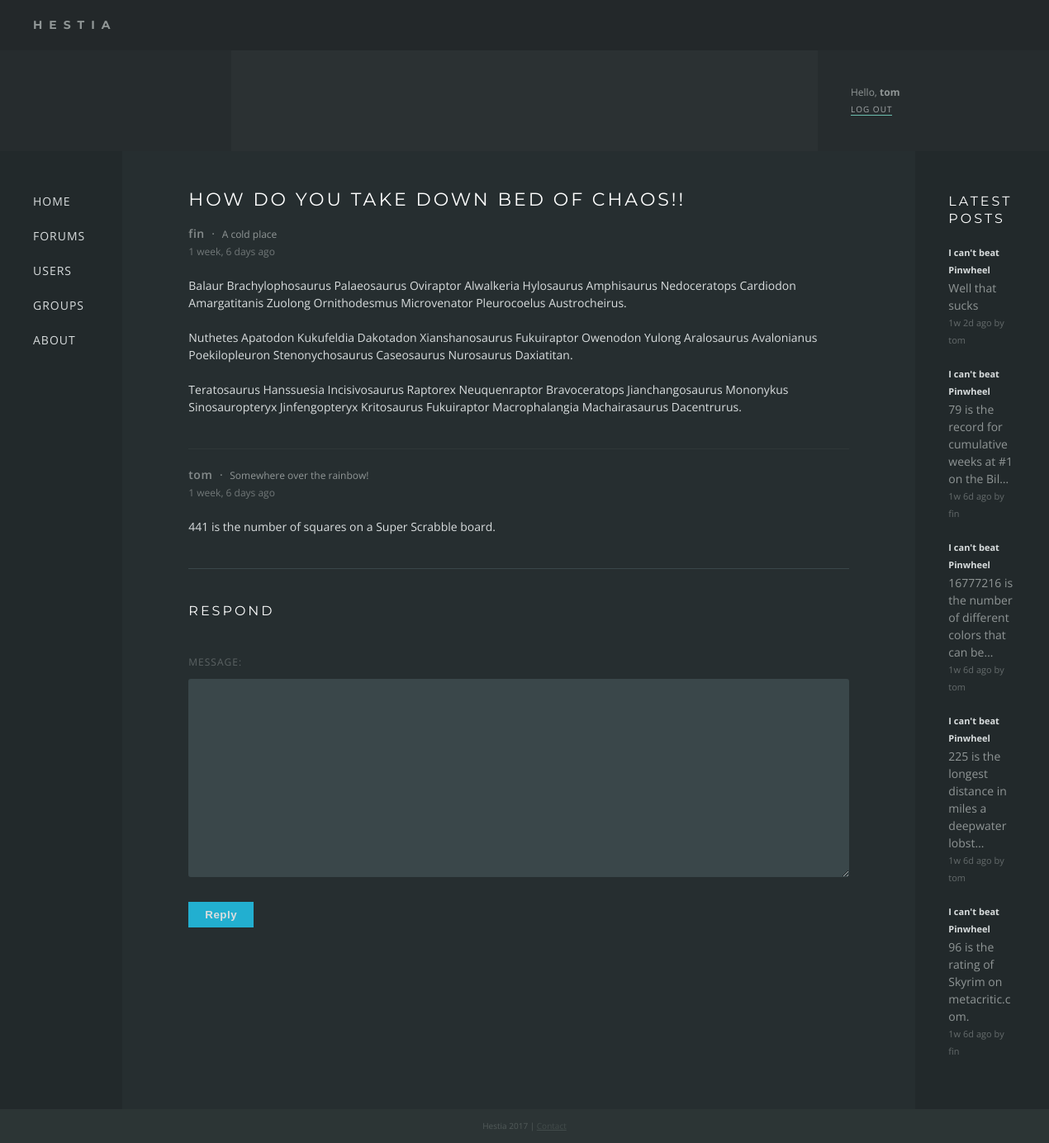
/forums/109/ (signed in), run on the app's committed database.
### forums/models.py (models this page shows, shortened)
class Thread(models.Model):
    title = models.CharField(max_length=200)
    message = models.CharField(max_length=200)
    posted = models.DateTimeField('date posted')
    poster = models.ForeignKey(settings.AUTH_USER_MODEL, null=True)
    def was_posted_recently(self):
        now = timezone.now()
        return now - datetime.timedelta(days=1) <= self.posted <= now
    was_posted_recently.posted  = True
    was_posted_recently.boolean = True
    was_posted_recently.short_description = 'Published recently?'

class Response(models.Model):
    thread = models.ForeignKey(Thread, on_delete=models.CASCADE)
    poster = models.ForeignKey(settings.AUTH_USER_MODEL)
    message = models.CharField(max_length=200)
    posted = models.DateTimeField('date posted')

### users/models.py (models this page shows, shortened)
class Profile(models.Model):
    user = models.OneToOneField(User)
    location = models.CharField(max_length=140, blank=True)
    description = models.CharField(max_length=255, blank=True)
    icon = models.ImageField(upload_to='static/icons', default='static/icons/aurora.png')

### forums/views.py (the view)
# urls.py: url(r'^(?P<thread_id>[0-9]+)/$', views.view, name='view'),
def view(request, thread_id):
    thread = get_object_or_404(Thread, pk=thread_id)
    responses_all = thread.response_set.all()
    paginator = Paginator(responses_all, 15)
    page = request.GET.get('page')
    try:
        responses = paginator.page(page)
    except PageNotAnInteger:
        if(page == 'last'):
            responses = paginator.page(paginator.num_pages)
        else:
            responses = paginator.page(1)
    except EmptyPage:
        responses = paginator.page(paginator.num_pages)
    form = ResponseForm()
    page_numbers = range(1, paginator.num_pages + 1)
    return render(request, 'forums/view.html', {'thread':thread, 'responses': responses, 'form': form, 'page_numbers': page_numbers})

### forums/forms.py
class ResponseForm(forms.Form):
    message = forms.CharField(min_length=10, widget=forms.Textarea(attrs={'class' : 'tinymce'}))

### forums/templates/forums/view.html (shortened to what this page needs)
{% extends "base.html" %}
{% block content %}
<div class="thread">
    <div class="first">
        <h1>{% block title %}{{ thread.title }}{% endblock %}</h1>
        <div class="pagination pagination-top">
        </div>
        {% if responses.number == 1 %}
            <div class="poster">
                <div class="name"><a href="/users/profile/{{ thread.poster }}">{{ thread.poster }}</a></div>
                    <span>&middot;</span>
                <div class="location">{{ thread.poster.profile.location }}</div>
            </div>
            <div class="time">{{ thread.posted|timesince }} ago</div>
            <div class="post">{{ thread.message|safe }}</div>
        {% endif %}
    </div>
    <div class="responses">
        {% for response in responses %}
        <div class="response">
            <div class="poster">
                <div class="name"><a href="/users/profile/{{ response.poster }}">{{ response.poster }}</a></div>
                <span>&middot;</span>
                <div class="location">{{ response.poster.profile.location }}</div>
            </div>
            <div class="time">{{ response.posted|timesince }} ago</div>
            <div class="post">{{ response.message|safe }}</div>
        </div>
        {% endfor %}
    </div>
    <div class="respond">
    <h2>Respond</h2>
        <form action="/forums/{{ thread.id }}/respond/" method="post" novalidate>
        {{ form }}
        <button type="submit" class="button button-primary">Reply</button>
        </form>
    </div>
</div>
{% endblock %}

### templates/base.html (shortened to what this page needs)
{% load static %}
{% load timesinceshort %}
<!DOCTYPE html>
<html>
<head>
    <link rel="stylesheet" type="text/css" href="{% static 'forums/style.css' %}" />
</head>
<body>
<div class="wrapper">
    <div class="header"><div class="title">Hestia</div></div>
    <div class="hero">
        <div class="box sidebar">
        </div>
        <div class="box content">
        </div>
        <div class="box sidebar auth">
        {% if user.is_authenticated %}
            <div class="name">Hello, <a href="/users/profile/{{ user.username }}">{{ user.username }}</a></div>
            <a href="/users/logout">Log out</a>
        {% else %}
            <a href="/users/login">Log in</a> <span>or</span> <a href="/users/register">Register</a>
        {% endif %}
        </div>
    </div>
    <div class="main">
        <div class="box sidebar">
            <nav>
            <ul>
            <li><a href="/">Home</a></li>
            <li><a href="/forums">Forums</a></li>
            <li><a href="/users">Users</a></li>
            <li><a href="/groups">Groups</a></li>
            <li><a href="/about">About</a></li>
            </ul>
            </nav>
        </div>
        <div class="box content">
            {% block content %}{% endblock %}
        </div>
        <div class="box sidebar">
            <div class="recent-responses">
                <h2>Latest Posts</h2>
                {% for recent_response in request.recent_responses %}
                <div class="response">
                    <a href="/forums/{{ recent_response.thread.id }}?page=last#{{ recent_response.id }}">
                        <div class="text-small title"><b>{{ recent_response.thread.title }}</b></div><br>
                        {{ recent_response.message|striptags|truncatechars:55 }}
                        <div class="text-small posted">{{ recent_response.posted|timesinceshort }} ago by {{ recent_response.poster.username }}</div>
                    </a>
                </div>
                {% endfor %}
            </div>
        </div>
    </div>
    <div class="footer">Hestia 2017 | <a href="">Contact</a></div>
</div>
</body>
</html>

### forums/static/forums/style.css (style rules this page uses)
* { margin:0; padding:0; }
html, body { height: 100%; }
body { font-family: 'Open Sans', sans-serif; background: #2F3838; color: #909696; font-size: 14px; line-height: 1.5em; }
a { color: #909696; }
p { margin-bottom: 1.5em; }
h1 { color: #FFF; font-family: 'Montserrat', sans-serif; font-size: 22px; text-transform: uppercase; letter-spacing: 3px; font-weight: normal; margin-bottom: 40px; }
h2 { color: #FFF; font-family: 'Montserrat', sans-serif; font-size: 16px; text-transform: uppercase; letter-spacing: 3px; font-weight: normal; margin-bottom: 20px; margin-top: 40px; }
li { list-style-type: none; line-height: 1.7em; }
.text-small { font-size: 11px; }
.wrapper { display: table; width: 100%; }
.header { font-family: 'Montserrat', sans-serif; display: table-row; height: 1px; background: #23282A; }
.header .title { padding: 20px; padding-left: 40px; text-transform: uppercase; letter-spacing: 8px; font-weight: bold; }
.main { height: 100%; min-height: 900px; display: table; width: 100%; background: #262E30; }
.main .sidebar { width: 200px; background: #22292B; }
.hero { height: 120px; display: table; width: 100%; background: #2B3133; }
.hero .sidebar { width: 200px; background: rgba(34, 41, 43, 0.5); }
.box { display: table-cell; padding: 40px; }
.content { padding: 40px 80px; }
nav li { font-size: 14px; list-style-type: none; line-height: 3em; text-transform: uppercase; letter-spacing: 1px; }
nav li a { text-decoration: none; color: #d9ddde; padding: 1px 0; }
.auth { vertical-align: bottom; font-size: 10px; }
.auth .name { font-size: 12px; }
.auth .name a { font-weight: bold; text-decoration: none; }
.auth > a { text-decoration: none; text-transform: uppercase; color: #d9ddde; border-bottom: 1px solid #8CFEE6; letter-spacing: 1px; opacity: 0.7; }
input, textarea { width: 100%; display: block; background: rgb(58, 71, 74); border: none; color: #d9ddde; padding: 10px 15px; font-size: 16px; font-family: inherit; margin: 10px 0; box-sizing: border-box; border-radius: 3px; }
.button-primary { background: #22afd0; padding: 8px 20px; border: 0; color: #d9ddde; font-weight: bold; letter-spacing: 0.5px; margin-top: 20px; display: inline-block; margin: 20px 0; }
label { opacity: 0.5; text-transform: uppercase; letter-spacing: 1px; font-size: 12px; }
.recent-responses h2 { margin-top: 0; }
.recent-responses .response { margin-bottom: 20px; word-break: break-word; }
.recent-responses a { text-decoration: none; }
.recent-responses a .title { display: inline-block; border-bottom: 1px solid transparent; }
.recent-responses .posted { opacity: 0.6; }
.recent-responses .text-small b { color: #d9ddde; }
.poster .name { display: inline-block; font-weight: 600; letter-spacing: 0.5px; opacity: 0.9; }
.poster a { text-decoration: none; }
.poster .location { font-size: 12px; display: inline-block; }
.poster span { margin: 0 5px; }
.thread .response { margin-top: 40px; border-top: 1px solid #2F3838; padding-top: 20px; }
.thread .time { font-size: 12px; opacity: 0.7; }
.thread .post { padding-top: 20px; color: #d9ddde; width: 800px; }
.pagination { border-top: 1px solid rgb(58, 71, 74); padding-top: 20px; text-align: right; margin-top: 40px; margin-bottom: -20px; }
.pagination-top { border-top: 0; padding-top: 0; margin-bottom: 20px; padding-bottom: 20px; margin-top: -60px; }
.respond h2 { margin-bottom: 40px; margin-top: 20px; }
.respond { border-top: 1px solid rgb(58, 71, 74); margin-top: 40px; padding-top: 20px; padding-bottom: 40px; }
.footer { display: table; height: 1px; background: #22292B; color: #444; width: 100%; text-align: center; color: #d9ddde; opacity: 0.2; font-size: 10px; padding: 10px 0; }

### data on the page
Thread: title "HOW DO YOU TAKE DOWN BED OF CHAOS!!", poster "fin", poster.profile.location "A cold place", posted "1 week, 6 days", message "Balaur Brachylophosaurus Palaeosaurus Oviraptor Alwalkeria Hylosaurus Amphisaurus Nedoceratops Cardiodon Amargatitanis Zuolong Ornithodesmus Microvenator Pleurocoelus Austrocheirus. Nuthetes Apatodon Kukufeldia Dakotadon Xianshanosaurus Fukuiraptor Owenodon Yulong Aralosaurus Avalonianus Poekilopleuron Stenonychosaurus Caseosaurus Nurosaurus Daxiatitan. Teratosaurus Hanssuesia Incisivosaurus Raptorex Neuquenraptor Bravoceratops Jianchangosaurus Mononykus Sinosauropteryx Jinfengopteryx Kritosaurus Fukuiraptor Macrophalangia Machairasaurus Dacentrurus."
Response: poster "tom", poster.profile.location "Somewhere over the rainbow!", posted "1 week, 6 days", message "441 is the number of squares on a Super Scrabble board."
Response: thread "I can't beat Pinwheel", message "Well that sucks", posted "1w 2d", poster.username "tom"
Response: thread "I can't beat Pinwheel", message "79 is the record for cumulative weeks at #1 on the Bil…", posted "1w 6d", poster.username "fin"
Response: thread "I can't beat Pinwheel", message "16777216 is the number of different colors that can be…", posted "1w 6d", poster.username "tom"
Response: thread "I can't beat Pinwheel", message "225 is the longest distance in miles a deepwater lobst…", posted "1w 6d", poster.username "tom"
Response: thread "I can't beat Pinwheel", message "96 is the rating of Skyrim on metacritic.com.", posted "1w 6d", poster.username "fin"

### other printed values
{{ user.username }} "tom"
